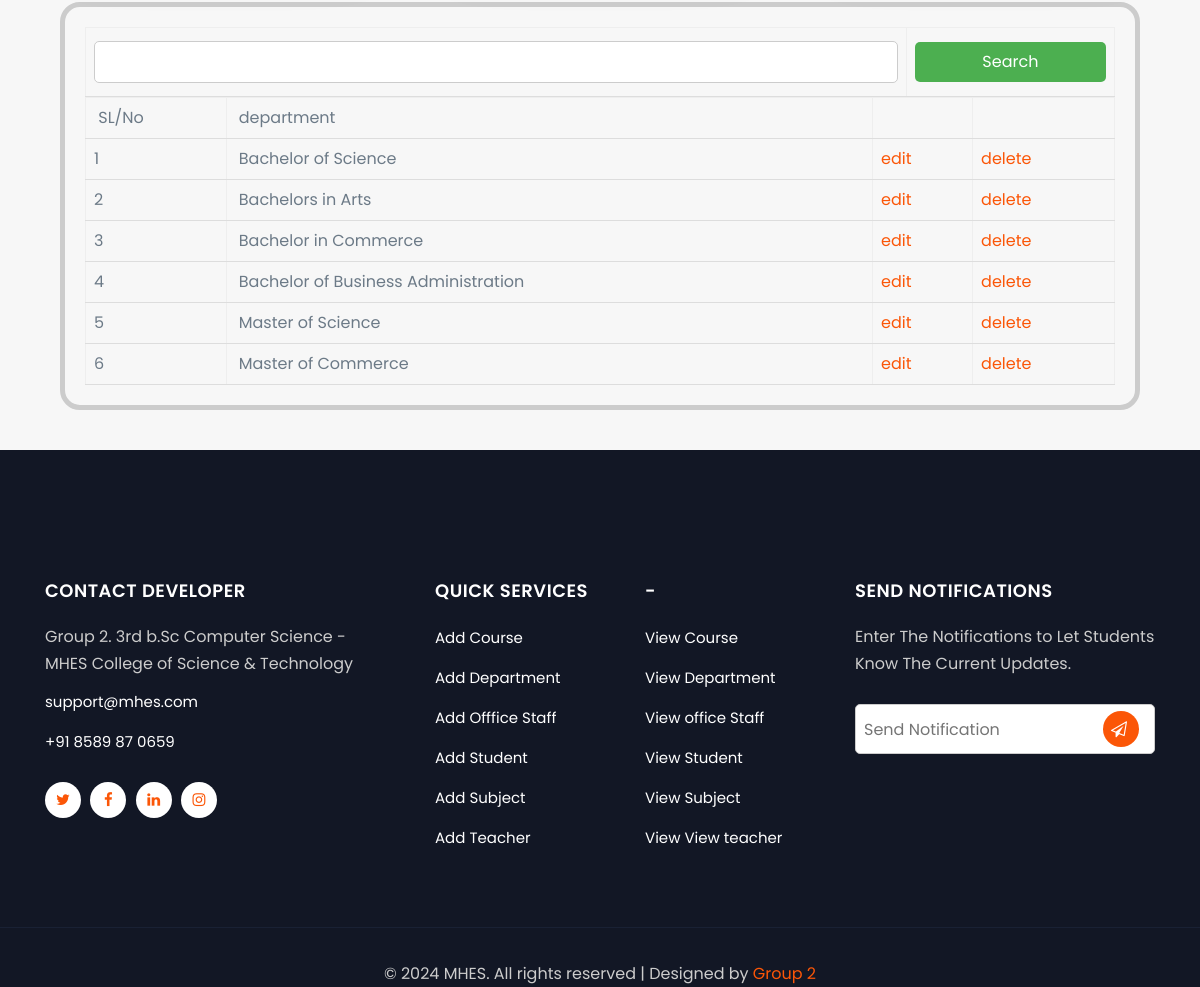
The page /myapp/view_department/ (lower part) on the database as committed earlier.
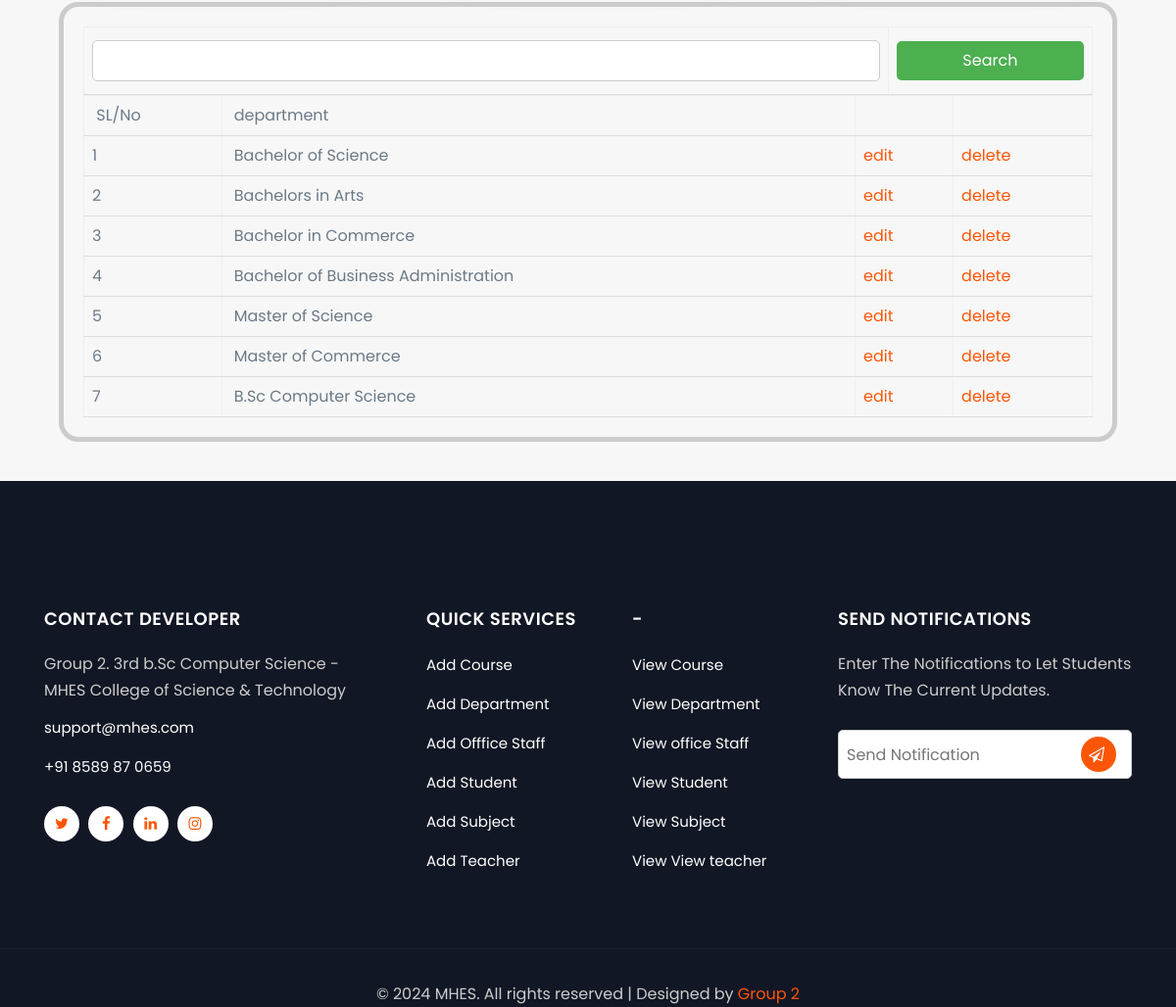
The same page on the database as committed later.
### myapp/models.py (models this page shows)
class Department(models.Model):
    department_name = models.CharField(max_length=100)

### myapp/views.py (the view)
# urls.py: path('view_department/',views.view_department),
def view_department(request):
    res = Department.objects.all()
    return render(request,"Admin/view department.html",{"data":res})

### templates/Admin/view department.html (shortened to what this page needs)
{% extends 'Admin/admin_home.html' %}
{% block body %}
<form id="form1" name="form1" method="post" action="/myapp/view_department_post/">
	<table width="200" border="1">
  <tbody>
    <tr>
      <td>
        <input type="text" name="textfield" id="textfield"></td>
      <td><input type="submit" name="submit" id="submit" value="Search"></td>
    </tr>
  </tbody>
</table>
	<table width="200" border="1">
  <tbody>
    <tr>
      <td>&nbsp;SL/No</td>
      <td>&nbsp;department&nbsp;</td>
      <td>&nbsp;</td>
      <td>&nbsp;</td>
    </tr>
    {% for i in data %}
    <tr>
      <td>{{ forloop.counter }}</td>
      <td>&nbsp;{{ i.department_name }}</td>
      <td><a href="/myapp/edit_department/{{ i.id }}">edit</a></td>
      <td><a href="/myapp/delete_department/{{ i.id }}" onclick="return confirm('are you sure')">delete</a></td>
    </tr>
  {% endfor %}
  </tbody>
</table>
</form>
{% endblock %}

Rows that differ between the two databases and show on the page:
added Department: department_name "B.Sc Computer Science"
